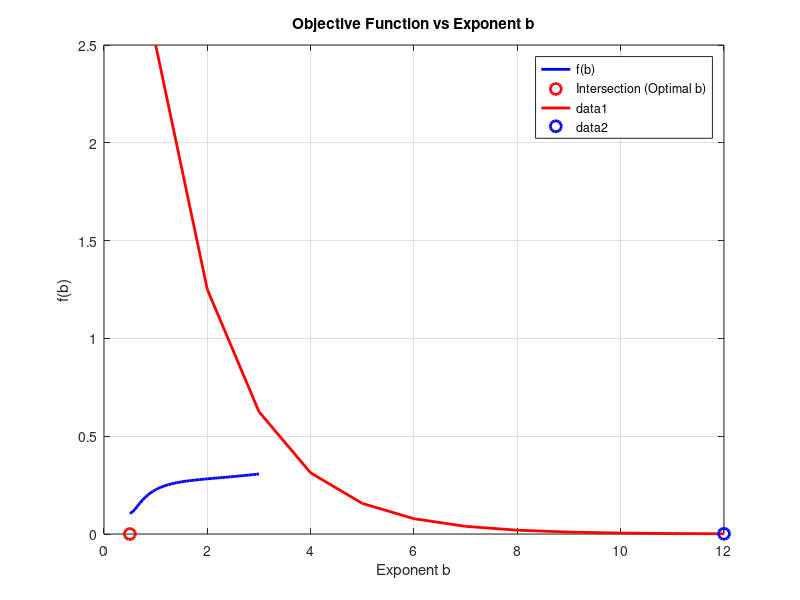

Recreate this plot in MATLAB. (Note: this script raises an error after producing the figure.)
clc; close all; clear all;

fs = 100;
dt = 1/fs;
c = 0.5;
Vsyringe = 3;

T = [2 3 4 5 6];     
n = 5;

for j = 1:n
    t = 0:dt:T(j);
    for i = 1:length(t)
        V(j,i) = c + (1.6-0.2*j)*exp(-t(i));
    end
    L(j) = length(t);
end

ml = 0.5; 
mu = 3;
err = 0.001;
iter = 1;

fprintf('\nIter\tb_mid\tf(b)\tError\n');

while abs(mu-ml) > err
    
    mr = (ml+mu)/2;
    
   
    for j = 1:n
        I(j) = 0;
        for i = 1:L(j)
            I(j) = I(j) + (V(j,i)-c)^mr * dt;
        end
    end
    
   
    meanI = sum(I)/n;
    f = sqrt(sum((I-meanI).^2)/n);
    
   
    error_list(iter) = abs(mu-ml);
    b_list(iter) = mr;
    

    if f > 0
        mu = mr;
    else
        ml = mr;
    end
    
    fprintf('%d\t%.4f\t%.6f\t%.6f\n',iter,mr,f,abs(mu-ml));
    
    iter = iter + 1;
end

b_final = mr;


A = Vsyringe / I(1);

fprintf('\nFinal b = %.6f\n',b_final);
fprintf('Scaling A = %.6f\n',A);

b_vals = 0.5:0.05:3;

for k = 1:length(b_vals)
    for j = 1:n
        Itemp(j) = 0;
        for i = 1:L(j)
            Itemp(j) = Itemp(j) + (V(j,i)-c)^b_vals(k)*dt;
        end
    end
    mtemp = sum(Itemp)/n;
    f_vals(k) = sqrt(sum((Itemp-mtemp).^2)/n);
end

figure;
plot(b_vals,f_vals,'b','LineWidth',2);
hold on;
plot(b_final,0,'ro','MarkerSize',8,'LineWidth',2);
xlabel('Exponent b');
ylabel('f(b)');
title('Objective Function vs Exponent b');
legend('f(b)','Intersection (Optimal b)','Location','best');
grid on;


plot(1:length(error_list),error_list,'r','LineWidth',2);
hold on;


final_iter = length(error_list);
final_error = error_list(end);

plot(final_iter,final_error,'bo','MarkerSize',8,'LineWidth',2);


yline(err,'k--','Tolerance');

xlabel('Iteration');
ylabel('Error |b_u - b_l|');
title('Error Convergence of Bisection Method');
legend('Error','Final Converged Point','Tolerance','Location','best');
grid on;